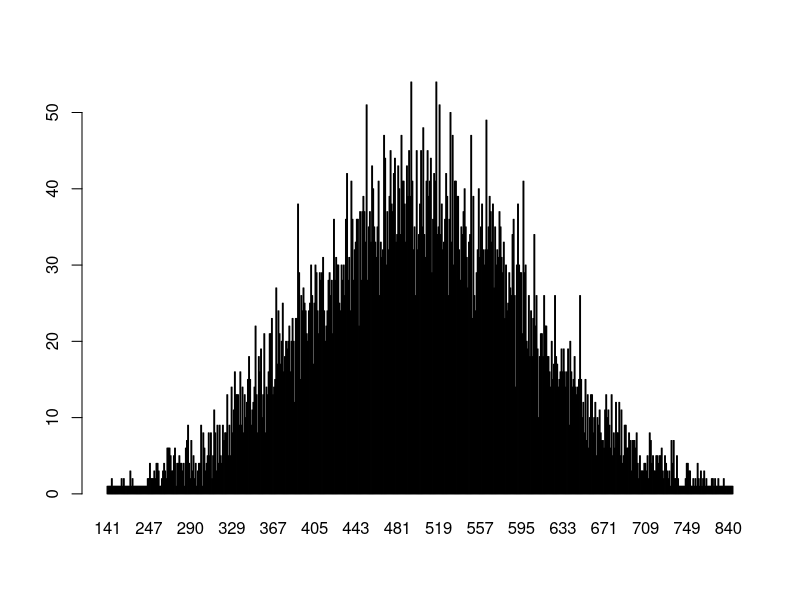
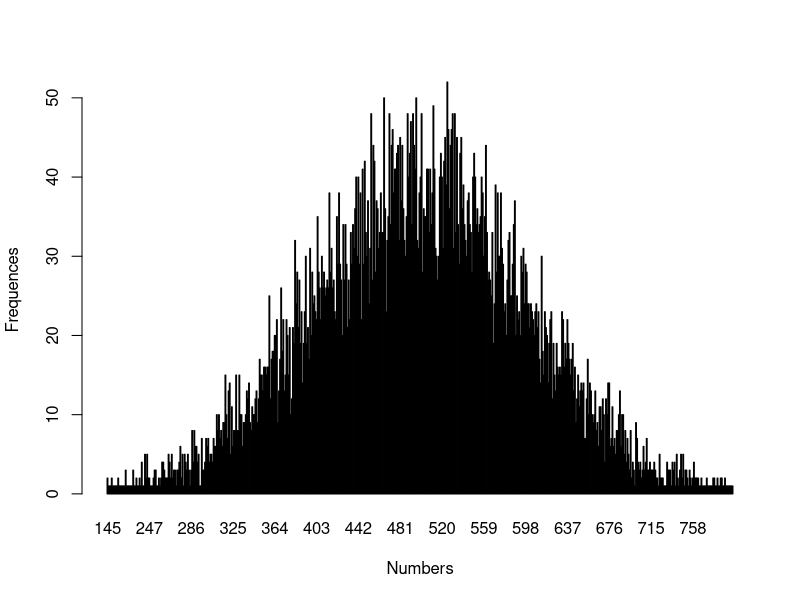

Here is the R script that generated these plots, in order: (Note: this script raises an error after producing the figures.)
## ---- chunk 1
n<-floor(rnorm(10000,500,100))
t<-table(n)
barplot(t)
## ---- chunk 2
n<-floor(rnorm(10000,500,100))
n
## ---- chunk 3
barplot(table(floor(rnorm(10000,500,100))),xlab="Numbers",ylab="Frequences")
## ---- chunk 4
typeof(5L)
## ---- chunk 5
typeof(5i)
## ---- chunk 6
typeof(5)
## ---- chunk 7
x<-3
y<-14
x+y
## ---- chunk 8
x-y
## ---- chunk 9
x*y
## ---- chunk 10
y/x
## ---- chunk 11
y%%x
## ---- chunk 12
y%/%x
## ---- chunk 13
y^x
## ---- chunk 14
x<-c(10,2,5)
x
## ---- chunk 15
y<-c(6,4,1)
y
## ---- chunk 16
x+y
## ---- chunk 17
x>y
## ---- chunk 18
x<-c(2,1,8,3)
y<-c(9,4) #Element of y is recycled to 9,4,9,4
x+y
## ---- chunk 19
x-1
## ---- chunk 20
x+c(1,2,3)
## ---- chunk 21
x<- -5
y<-if(x>0) 5 else 6
y
## ---- chunk 22
a=c(5,7,2,9)
ifelse(a%%2==0,"even","odd")
## ---- chunk 23
x <- c(TRUE,FALSE,0,6)
y <- c(FALSE,TRUE,FALSE,TRUE)
x&y
x&&y
## ---- chunk 24
x&&y
## ---- chunk 25
x<-c(2,5,3,9,8,11,6)
count<-0
for(val in x){
  if(val%%2==0) count=count+1
}
count
## ---- chunk 26
x<-1:5
for(val in x){
  if(val==3){
    next
  }
  print(val)
}
## ---- chunk 27
x<-1
repeat{
  print(x)
  x=x+1
  if(x==6){
    break
  }
}
## ---- chunk 28
pow<-function(x,y){
  result<-x^y
  print(paste(x,"raised to the power",y,"is",result))
}
pow(8,2)
pow(2,8)
## ---- chunk 29
pow(8,2)
pow(x=8,y=2)
pow(y=2,x=8)
## ---- chunk 30
pow(x=8,2)
pow(2,x=8)
## ---- chunk 31
pow(3,3)
## ---- chunk 32
pow<-function(x,y=2){
  result<-x^y
  print(paste(x,"raised to the power",y,"is",result))
}
pow(3)
## ---- chunk 33
pow(3,1)
## ---- chunk 34
outer_func<-function(){
inner_func<-function(){
a<<-30
print(a)
}
inner_func()
print(a)
}
outer_func()
## ---- chunk 35
print(a)
## ---- chunk 36
recursive.factorial<-function(x){
  if(x==0) return(1)
  else return (x*recursive.factorial(x-1))
}
## ---- chunk 37
recursive.factorial(3)
## ---- chunk 38
'%divisible%'<-function(x,y){
  if(x%%y==0) return(TRUE)
  else return (FALSE)
}
## ---- chunk 39
10%divisible%3
